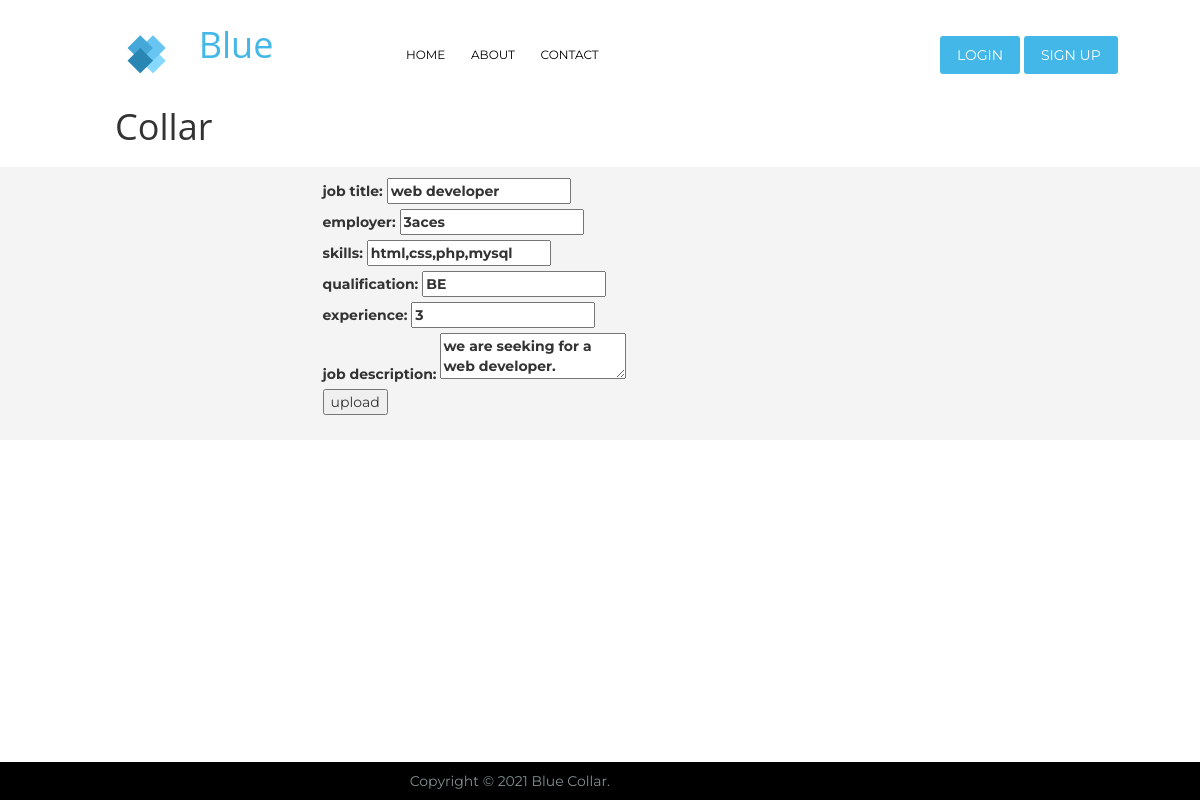
The page /edit-details.php?id=1 on the database its author committed.
### tables this page shows
CREATE TABLE `jobs` (
  `job_id` int(50) NOT NULL,
  `job_title` varchar(100) NOT NULL,
  `employer` varchar(100) NOT NULL,
  `skills` varchar(100) NOT NULL,
  `qualification` varchar(100) NOT NULL,
  `experience` int(20) NOT NULL,
  `job_description` varchar(500) NOT NULL,
  `applied` int(20) NOT NULL DEFAULT 0,
  `posted` timestamp NOT NULL DEFAULT current_timestamp() ON UPDATE current_timestamp()
);

### edit-details.php (the view, shortened to what this page needs)
<body>
<?php
include_once 'header.php';
include_once 'config.php';
?>
<section class="body-section">
<div class="container">
<div class="row">
<div class="col-lg-6 col-md-6 col-sm-6 col-xs-6 col-lg-push-3 col-sm-push-3 col-md-push-3 col-xs-push-3 inner-body">
<?php
$id=$_GET['id'];
$sql="select * from jobs where job_id=$id";
$result=$con->query($sql);
$record=$result->fetch_assoc();
$submit=htmlspecialchars($_SERVER["PHP_SELF"]);
$submit=$submit."?id=$id";
?>
<form action="<?php echo $submit; ?>" method="post">
<label>job title: <input type="text" name="title"   value="<?php echo $record['job_title']; ?>"/> </label> <br />
<label>employer:  <input type="text" name="employer" value="<?php echo $record['employer']; ?>"  /></label><br />
<label>skills:  <input type="text" name="skills"  value="<?php echo $record['skills']; ?>" /></label><br />
<label>qualification:  <input type="text" name="qualification" value="<?php echo $record['qualification']; ?>"  /></label><br />
<label>experience: <input type="text" name="experience" value="<?php echo $record['experience']; ?>"  /> </label> <br />
<label>job description:  <textarea name="description" ><?php echo $record['job_description']; ?></textarea></label><br />
<input type="submit" value="upload" />
</form>
</div>
</div>
</div>
</section>
<?php
include_once 'footer.php';
?>
</body>
</html>

### style.css (style rules this page uses)
body { font-family: "Montserrat", sans-serif; }
.body-section { padding:10px; border: 1px solid #f4f4f4; background-color: #f4f4f4; }

### rows shown on the page
jobs: title "web developer", employer "3aces", skills "html,css,php,mysql", qualification "BE", experience "3", description "we are seeking for a web developer."
